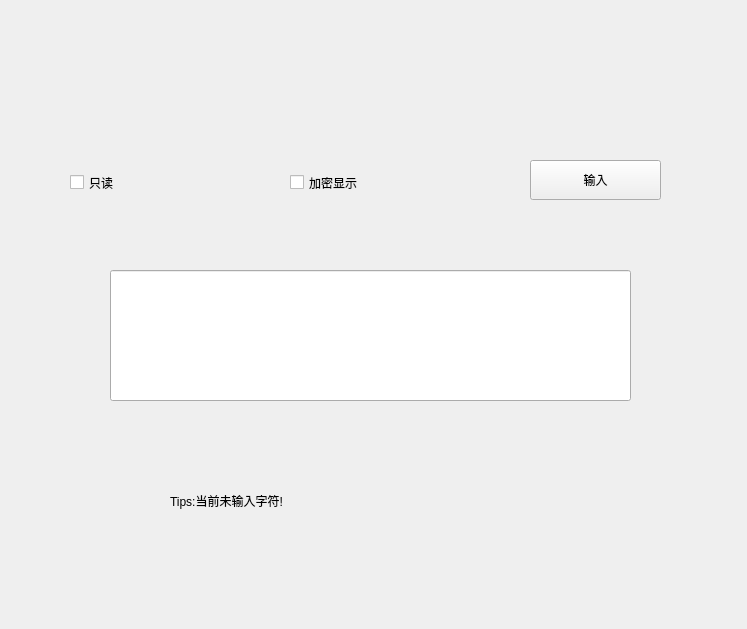
<?xml version="1.0" encoding="UTF-8"?>
<ui version="4.0">
 <class>Widget</class>
 <widget class="QWidget" name="Widget">
  <property name="geometry">
   <rect>
    <x>0</x>
    <y>0</y>
    <width>747</width>
    <height>629</height>
   </rect>
  </property>
  <property name="windowTitle">
   <string>Widget</string>
  </property>
  <widget class="QCheckBox" name="checkBox">
   <property name="geometry">
    <rect>
     <x>70</x>
     <y>170</y>
     <width>122</width>
     <height>25</height>
    </rect>
   </property>
   <property name="text">
    <string>只读</string>
   </property>
  </widget>
  <widget class="QCheckBox" name="checkBox_2">
   <property name="geometry">
    <rect>
     <x>290</x>
     <y>170</y>
     <width>122</width>
     <height>25</height>
    </rect>
   </property>
   <property name="text">
    <string>加密显示</string>
   </property>
  </widget>
  <widget class="QPushButton" name="pushButton">
   <property name="geometry">
    <rect>
     <x>530</x>
     <y>160</y>
     <width>131</width>
     <height>40</height>
    </rect>
   </property>
   <property name="text">
    <string>输入</string>
   </property>
  </widget>
  <widget class="QLineEdit" name="lineEdit">
   <property name="geometry">
    <rect>
     <x>110</x>
     <y>270</y>
     <width>521</width>
     <height>131</height>
    </rect>
   </property>
  </widget>
  <widget class="QLabel" name="label">
   <property name="geometry">
    <rect>
     <x>170</x>
     <y>450</y>
     <width>401</width>
     <height>101</height>
    </rect>
   </property>
   <property name="text">
    <string>Tips:当前未输入字符!</string>
   </property>
  </widget>
 </widget>
 <layoutdefault spacing="6" margin="11"/>
 <resources/>
 <connections/>
</ui>
